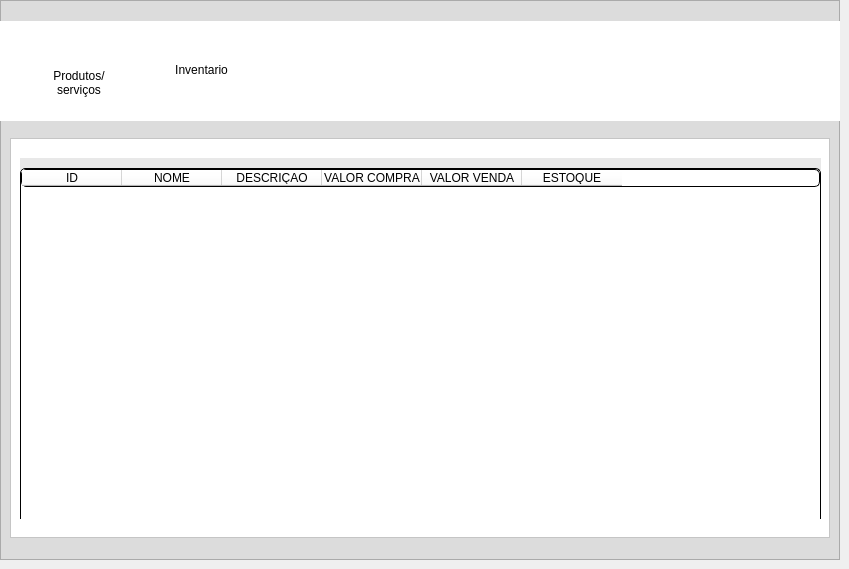
            <widget class="QWidget" name="produtos">
             <attribute name="title">
              <string>Produtos</string>
             </attribute>
             <widget class="QFrame" name="fr_primarioprodutos">
              <property name="geometry">
               <rect>
                <x>0</x>
                <y>0</y>
                <width>840</width>
                <height>560</height>
               </rect>
              </property>
              <property name="minimumSize">
               <size>
                <width>840</width>
                <height>560</height>
               </size>
              </property>
              <property name="maximumSize">
               <size>
                <width>16777215</width>
                <height>560</height>
               </size>
              </property>
              <property name="styleSheet">
               <string notr="true">background-color: rgb(220, 220, 220);</string>
              </property>
              <property name="frameShape">
               <enum>QFrame::StyledPanel</enum>
              </property>
              <property name="frameShadow">
               <enum>QFrame::Raised</enum>
              </property>
              <widget class="QFrame" name="men_interno_produtos">
               <property name="geometry">
                <rect>
                 <x>-1</x>
                 <y>21</y>
                 <width>841</width>
                 <height>100</height>
                </rect>
               </property>
               <property name="maximumSize">
                <size>
                 <width>16777215</width>
                 <height>100</height>
                </size>
               </property>
               <property name="styleSheet">
                <string notr="true">background-color: rgb(255, 255, 255);

border:noborder;</string>
               </property>
               <property name="frameShape">
                <enum>QFrame::StyledPanel</enum>
               </property>
               <property name="frameShadow">
                <enum>QFrame::Raised</enum>
               </property>
               <widget class="QPushButton" name="bt_inventario">
                <property name="enabled">
                 <bool>true</bool>
                </property>
                <property name="geometry">
                 <rect>
                  <x>140</x>
                  <y>-10</y>
                  <width>125</width>
                  <height>90</height>
                 </rect>
                </property>
                <property name="minimumSize">
                 <size>
                  <width>125</width>
                  <height>90</height>
                 </size>
                </property>
                <property name="maximumSize">
                 <size>
                  <width>125</width>
                  <height>90</height>
                 </size>
                </property>
                <property name="styleSheet">
                 <string notr="true">background-color: qradialgradient(spread:pad, cx:0.5, cy:0.5, radius:0.5, fx:0.5, fy:0.5, stop:0 rgba(0, 0, 0, 0));
border:noborder;</string>
                </property>
                <property name="text">
                 <string>

Inventario</string>
                </property>
                <property name="icon">
                 <iconset>
                  <normaloff>Telas/Repono/Produtos/Incones/icon_inventario.png</normaloff>Telas/Repono/Produtos/Incones/icon_inventario.png</iconset>
                </property>
                <property name="iconSize">
                 <size>
                  <width>35</width>
                  <height>35</height>
                 </size>
                </property>
               </widget>
               <widget class="QPushButton" name="bt_produtos">
                <property name="geometry">
                 <rect>
                  <x>30</x>
                  <y>0</y>
                  <width>100</width>
                  <height>95</height>
                 </rect>
                </property>
                <property name="minimumSize">
                 <size>
                  <width>100</width>
                  <height>95</height>
                 </size>
                </property>
                <property name="maximumSize">
                 <size>
                  <width>100</width>
                  <height>95</height>
                 </size>
                </property>
                <property name="styleSheet">
                 <string notr="true">background-color: qradialgradient(spread:pad, cx:0.5, cy:0.5, radius:0.5, fx:0.5, fy:0.5, stop:0 rgba(0, 0, 0, 0));
border:noborder;</string>
                </property>
                <property name="text">
                 <string>

Produtos/
serviços</string>
                </property>
                <property name="iconSize">
                 <size>
                  <width>35</width>
                  <height>35</height>
                 </size>
                </property>
               </widget>
               <widget class="QLabel" name="icon_produtos">
                <property name="geometry">
                 <rect>
                  <x>60</x>
                  <y>10</y>
                  <width>32</width>
                  <height>32</height>
                 </rect>
                </property>
                <property name="minimumSize">
                 <size>
                  <width>30</width>
                  <height>30</height>
                 </size>
                </property>
                <property name="maximumSize">
                 <size>
                  <width>44</width>
                  <height>44</height>
                 </size>
                </property>
                <property name="styleSheet">
                 <string notr="true">background-color: qradialgradient(spread:pad, cx:0.5, cy:0.5, radius:0.5, fx:0.5, fy:0.5, stop:0 rgba(0, 0, 0, 0));
border:noborder;</string>
                </property>
                <property name="text">
                 <string/>
                </property>
                <property name="pixmap">
                 <pixmap>Produtos/PNG/icon_produtos.png</pixmap>
                </property>
                <property name="scaledContents">
                 <bool>true</bool>
                </property>
               </widget>
               <widget class="QLabel" name="icon_inventario">
                <property name="geometry">
                 <rect>
                  <x>190</x>
                  <y>10</y>
                  <width>30</width>
                  <height>30</height>
                 </rect>
                </property>
                <property name="minimumSize">
                 <size>
                  <width>30</width>
                  <height>30</height>
                 </size>
                </property>
                <property name="maximumSize">
                 <size>
                  <width>44</width>
                  <height>44</height>
                 </size>
                </property>
                <property name="text">
                 <string/>
                </property>
                <property name="pixmap">
                 <pixmap>Produtos/PNG/icon_inventario.png</pixmap>
                </property>
                <property name="scaledContents">
                 <bool>true</bool>
                </property>
               </widget>
               <zorder>icon_inventario</zorder>
               <zorder>icon_produtos</zorder>
               <zorder>bt_inventario</zorder>
               <zorder>bt_produtos</zorder>
              </widget>
              <widget class="QFrame" name="fr_subtelas_produtos">
               <property name="geometry">
                <rect>
                 <x>10</x>
                 <y>138</y>
                 <width>820</width>
                 <height>400</height>
                </rect>
               </property>
               <property name="minimumSize">
                <size>
                 <width>820</width>
                 <height>400</height>
                </size>
               </property>
               <property name="maximumSize">
                <size>
                 <width>820</width>
                 <height>400</height>
                </size>
               </property>
               <property name="styleSheet">
                <string notr="true">background-color: rgb(255, 255, 255);</string>
               </property>
               <property name="frameShape">
                <enum>QFrame::StyledPanel</enum>
               </property>
               <property name="frameShadow">
                <enum>QFrame::Raised</enum>
               </property>
               <widget class="QFrame" name="fr_produtos">
                <property name="geometry">
                 <rect>
                  <x>10</x>
                  <y>20</y>
                  <width>801</width>
                  <height>361</height>
                 </rect>
                </property>
                <property name="styleSheet">
                 <string notr="true">background-color: rgb(232, 232, 232);</string>
                </property>
                <property name="frameShape">
                 <enum>QFrame::StyledPanel</enum>
                </property>
                <property name="frameShadow">
                 <enum>QFrame::Raised</enum>
                </property>
                <widget class="QPushButton" name="bt_cadas_pro">
                 <property name="geometry">
                  <rect>
                   <x>30</x>
                   <y>300</y>
                   <width>100</width>
                   <height>35</height>
                  </rect>
                 </property>
                 <property name="minimumSize">
                  <size>
                   <width>100</width>
                   <height>35</height>
                  </size>
                 </property>
                 <property name="maximumSize">
                  <size>
                   <width>100</width>
                   <height>30</height>
                  </size>
                 </property>
                 <property name="styleSheet">
                  <string notr="true">
QPushButton {
border-style: outset;
border-width: 2px;
border-radius: 15px;
border-color: black;
font: 87 12pt &quot;Segoe UI Black&quot;;
color: rgb(255, 255, 255);
	background-color: rgb(0, 0, 0);
}
QPushButton:pressed {
border-style: outset;
border-width: 2px;
border-radius: 15px;
border-color: white;
font: 87 12pt &quot;Segoe UI Black&quot;;
color: rgb(255, 255, 255);
background-color: rgb(0, 0, 0);


}

</string>
                 </property>
                 <property name="text">
                  <string>Cadastrar</string>
                 </property>
                </widget>
                <widget class="QPushButton" name="bt_consulta_pro">
                 <property name="geometry">
                  <rect>
                   <x>180</x>
                   <y>300</y>
                   <width>100</width>
                   <height>35</height>
                  </rect>
                 </property>
                 <property name="minimumSize">
                  <size>
                   <width>100</width>
                   <height>35</height>
                  </size>
                 </property>
                 <property name="maximumSize">
                  <size>
                   <width>100</width>
                   <height>30</height>
                  </size>
                 </property>
                 <property name="styleSheet">
                  <string notr="true">
QPushButton {
border-style: outset;
border-width: 2px;
border-radius: 15px;
border-color: black;
font: 87 12pt &quot;Segoe UI Black&quot;;
color: rgb(255, 255, 255);
	background-color: rgb(0, 0, 0);
}
QPushButton:pressed {
border-style: outset;
border-width: 2px;
border-radius: 15px;
border-color: white;
font: 87 12pt &quot;Segoe UI Black&quot;;
color: rgb(255, 255, 255);
background-color: rgb(0, 0, 0);


}

</string>
                 </property>
                 <property name="text">
                  <string>Consultar</string>
                 </property>
                </widget>
                <widget class="QPushButton" name="bt_remover_pro">
                 <property name="geometry">
                  <rect>
                   <x>330</x>
                   <y>300</y>
                   <width>100</width>
                   <height>35</height>
                  </rect>
                 </property>
                 <property name="minimumSize">
                  <size>
                   <width>100</width>
                   <height>35</height>
                  </size>
                 </property>
                 <property name="maximumSize">
                  <size>
                   <width>100</width>
                   <height>30</height>
                  </size>
                 </property>
                 <property name="styleSheet">
                  <string notr="true">
QPushButton {
border-style: outset;
border-width: 2px;
border-radius: 15px;
border-color: black;
font: 87 12pt &quot;Segoe UI Black&quot;;
color: rgb(255, 255, 255);
	background-color: rgb(0, 0, 0);
}
QPushButton:pressed {
border-style: outset;
border-width: 2px;
border-radius: 15px;
border-color: white;
font: 87 12pt &quot;Segoe UI Black&quot;;
color: rgb(255, 255, 255);
background-color: rgb(0, 0, 0);


}

</string>
                 </property>
                 <property name="text">
                  <string>Remover</string>
                 </property>
                </widget>
                <widget class="QLabel" name="label_produtos_pro">
                 <property name="geometry">
                  <rect>
                   <x>13</x>
                   <y>161</y>
                   <width>141</width>
                   <height>23</height>
                  </rect>
                 </property>
                 <property name="styleSheet">
                  <string notr="true">font: 81 8pt &quot;Rockwell Extra Bold&quot;;
font: 63 14pt &quot;Open Sans Semibold&quot;;
border:noborder;</string>
                 </property>
                 <property name="text">
                  <string>Produtos</string>
                 </property>
                 <property name="alignment">
                  <set>Qt::AlignCenter</set>
                 </property>
                </widget>
                <widget class="QLineEdit" name="ent_produto_pro">
                 <property name="geometry">
                  <rect>
                   <x>160</x>
                   <y>156</y>
                   <width>200</width>
                   <height>30</height>
                  </rect>
                 </property>
                 <property name="minimumSize">
                  <size>
                   <width>200</width>
                   <height>30</height>
                  </size>
                 </property>
                 <property name="maximumSize">
                  <size>
                   <width>400</width>
                   <height>16777215</height>
                  </size>
                 </property>
                 <property name="styleSheet">
                  <string notr="true">QLineEdit {
border-style: outset;
border-width: 2px;
border-radius: 15px;
border-color: black;
font: 87 12pt &quot;Segoe UI Black&quot;;
	color: rgb(0, 0, 0);
}</string>
                 </property>
                 <property name="alignment">
                  <set>Qt::AlignCenter</set>
                 </property>
                </widget>
                <widget class="QLabel" name="label_quantidade_pro">
                 <property name="geometry">
                  <rect>
                   <x>12</x>
                   <y>240</y>
                   <width>140</width>
                   <height>21</height>
                  </rect>
                 </property>
                 <property name="styleSheet">
                  <string notr="true">font: 81 8pt &quot;Rockwell Extra Bold&quot;;
font: 63 14pt &quot;Open Sans Semibold&quot;;
border:noborder;</string>
                 </property>
                 <property name="text">
                  <string>Quantidade</string>
                 </property>
                 <property name="alignment">
                  <set>Qt::AlignCenter</set>
                 </property>
                </widget>
                <widget class="QLabel" name="label_vlcompra_pro">
                 <property name="geometry">
                  <rect>
                   <x>360</x>
                   <y>80</y>
                   <width>231</width>
                   <height>21</height>
                  </rect>
                 </property>
                 <property name="styleSheet">
                  <string notr="true">font: 81 8pt &quot;Rockwell Extra Bold&quot;;
font: 63 14pt &quot;Open Sans Semibold&quot;;
border:noborder;</string>
                 </property>
                 <property name="text">
                  <string>Valor Da Compra </string>
                 </property>
                 <property name="scaledContents">
                  <bool>false</bool>
                 </property>
                 <property name="alignment">
                  <set>Qt::AlignCenter</set>
                 </property>
                 <property name="indent">
                  <number>-1</number>
                 </property>
                </widget>
                <widget class="QLabel" name="label_vlvenda_pro">
                 <property name="geometry">
                  <rect>
                   <x>368</x>
                   <y>160</y>
                   <width>210</width>
                   <height>21</height>
                  </rect>
                 </property>
                 <property name="font">
                  <font>
                   <family>Open Sans Semibold</family>
                   <pointsize>14</pointsize>
                   <weight>7</weight>
                   <italic>false</italic>
                   <bold>false</bold>
                  </font>
                 </property>
                 <property name="styleSheet">
                  <string notr="true">font: 81 8pt &quot;Rockwell Extra Bold&quot;;
font: 63 14pt &quot;Open Sans Semibold&quot;;
border:noborder;</string>
                 </property>
                 <property name="text">
                  <string>Valor Da Venda</string>
                 </property>
                 <property name="alignment">
                  <set>Qt::AlignCenter</set>
                 </property>
                </widget>
                <widget class="QLabel" name="label_nacimento_pro">
                 <property name="geometry">
                  <rect>
                   <x>360</x>
                   <y>230</y>
                   <width>231</width>
                   <height>41</height>
                  </rect>
                 </property>
                 <property name="styleSheet">
                  <string notr="true">font: 81 8pt &quot;Rockwell Extra Bold&quot;;
font: 63 14pt &quot;Open Sans Semibold&quot;;
border:noborder;</string>
                 </property>
                 <property name="text">
                  <string>Categoria</string>
                 </property>
                 <property name="alignment">
                  <set>Qt::AlignCenter</set>
                 </property>
                </widget>
                <widget class="QLineEdit" name="ent_quantidade_pro">
                 <property name="geometry">
                  <rect>
                   <x>160</x>
                   <y>236</y>
                   <width>200</width>
                   <height>30</height>
                  </rect>
                 </property>
                 <property name="minimumSize">
                  <size>
                   <width>200</width>
                   <height>30</height>
                  </size>
                 </property>
                 <property name="maximumSize">
                  <size>
                   <width>400</width>
                   <height>16777215</height>
                  </size>
                 </property>
                 <property name="styleSheet">
                  <string notr="true">QLineEdit {
border-style: outset;
border-width: 2px;
border-radius: 15px;
border-color: black;
font: 87 12pt &quot;Segoe UI Black&quot;;
	color: rgb(0, 0, 0);
}</string>
                 </property>
                 <property name="alignment">
                  <set>Qt::AlignCenter</set>
                 </property>
                </widget>
                <widget class="QLineEdit" name="ent_vlcompra_pro">
                 <property name="geometry">
                  <rect>
                   <x>580</x>
                   <y>76</y>
                   <width>200</width>
                   <height>30</height>
                  </rect>
                 </property>
                 <property name="minimumSize">
                  <size>
                   <width>200</width>
                   <height>30</height>
                  </size>
                 </property>
                 <property name="maximumSize">
                  <size>
                   <width>400</width>
                   <height>16777215</height>
                  </size>
                 </property>
                 <property name="styleSheet">
                  <string notr="true">QLineEdit {
border-style: outset;
border-width: 2px;
border-radius: 15px;
border-color: black;
font: 87 12pt &quot;Segoe UI Black&quot;;
	color: rgb(0, 0, 0);
}</string>
                 </property>
                 <property name="alignment">
                  <set>Qt::AlignCenter</set>
                 </property>
                </widget>
                <widget class="QLineEdit" name="ent_vlvenda_pro">
                 <property name="geometry">
                  <rect>
                   <x>580</x>
                   <y>156</y>
                   <width>200</width>
                   <height>30</height>
                  </rect>
                 </property>
                 <property name="minimumSize">
                  <size>
                   <width>200</width>
                   <height>30</height>
                  </size>
                 </property>
                 <property name="maximumSize">
                  <size>
                   <width>400</width>
                   <height>16777215</height>
                  </size>
                 </property>
                 <property name="styleSheet">
                  <string notr="true">QLineEdit {
border-style: outset;
border-width: 2px;
border-radius: 15px;
border-color: black;
font: 87 12pt &quot;Segoe UI Black&quot;;
	color: rgb(0, 0, 0);
}</string>
                 </property>
                 <property name="alignment">
                  <set>Qt::AlignCenter</set>
                 </property>
                </widget>
                <widget class="QLineEdit" name="ent_categoria_pro">
                 <property name="geometry">
                  <rect>
                   <x>580</x>
                   <y>236</y>
                   <width>200</width>
                   <height>30</height>
                  </rect>
                 </property>
                 <property name="minimumSize">
                  <size>
                   <width>200</width>
                   <height>30</height>
                  </size>
                 </property>
                 <property name="maximumSize">
                  <size>
                   <width>400</width>
                   <height>16777215</height>
                  </size>
                 </property>
                 <property name="styleSheet">
                  <string notr="true">QLineEdit {
border-style: outset;
border-width: 2px;
border-radius: 15px;
border-color: black;
font: 87 12pt &quot;Segoe UI Black&quot;;
	color: rgb(0, 0, 0);
}</string>
                 </property>
                 <property name="alignment">
                  <set>Qt::AlignCenter</set>
                 </property>
                </widget>
                <widget class="QLabel" name="label_id_pro">
                 <property name="geometry">
                  <rect>
                   <x>30</x>
                   <y>80</y>
                   <width>101</width>
                   <height>21</height>
                  </rect>
                 </property>
                 <property name="styleSheet">
                  <string notr="true">font: 81 8pt &quot;Rockwell Extra Bold&quot;;
font: 63 14pt &quot;Open Sans Semibold&quot;;
border:noborder;</string>
                 </property>
                 <property name="text">
                  <string>Id</string>
                 </property>
                 <property name="alignment">
                  <set>Qt::AlignCenter</set>
                 </property>
                </widget>
                <widget class="QLineEdit" name="ent_id_pro">
                 <property name="geometry">
                  <rect>
                   <x>160</x>
                   <y>76</y>
                   <width>200</width>
                   <height>30</height>
                  </rect>
                 </property>
                 <property name="minimumSize">
                  <size>
                   <width>200</width>
                   <height>30</height>
                  </size>
                 </property>
                 <property name="maximumSize">
                  <size>
                   <width>400</width>
                   <height>16777215</height>
                  </size>
                 </property>
                 <property name="styleSheet">
                  <string notr="true">QLineEdit {
border-style: outset;
border-width: 2px;
border-radius: 15px;
border-color: black;
font: 87 12pt &quot;Segoe UI Black&quot;;
	color: rgb(0, 0, 0);
}</string>
                 </property>
                 <property name="alignment">
                  <set>Qt::AlignCenter</set>
                 </property>
                </widget>
                <widget class="QPushButton" name="bt_atualizar_pro">
                 <property name="geometry">
                  <rect>
                   <x>470</x>
                   <y>300</y>
                   <width>100</width>
                   <height>35</height>
                  </rect>
                 </property>
                 <property name="minimumSize">
                  <size>
                   <width>100</width>
                   <height>35</height>
                  </size>
                 </property>
                 <property name="maximumSize">
                  <size>
                   <width>100</width>
                   <height>30</height>
                  </size>
                 </property>
                 <property name="styleSheet">
                  <string notr="true">
QPushButton {
border-style: outset;
border-width: 2px;
border-radius: 15px;
border-color: black;
font: 87 12pt &quot;Segoe UI Black&quot;;
color: rgb(255, 255, 255);
	background-color: rgb(0, 0, 0);
}
QPushButton:pressed {
border-style: outset;
border-width: 2px;
border-radius: 15px;
border-color: white;
font: 87 12pt &quot;Segoe UI Black&quot;;
color: rgb(255, 255, 255);
background-color: rgb(0, 0, 0);


}

</string>
                 </property>
                 <property name="text">
                  <string>Atualizar</string>
                 </property>
                </widget>
                <widget class="QPushButton" name="bt_limpar_pro">
                 <property name="geometry">
                  <rect>
                   <x>620</x>
                   <y>300</y>
                   <width>150</width>
                   <height>35</height>
                  </rect>
                 </property>
                 <property name="minimumSize">
                  <size>
                   <width>100</width>
                   <height>35</height>
                  </size>
                 </property>
                 <property name="maximumSize">
                  <size>
                   <width>1000</width>
                   <height>30</height>
                  </size>
                 </property>
                 <property name="styleSheet">
                  <string notr="true">
QPushButton {
border-style: outset;
border-width: 2px;
border-radius: 15px;
border-color: black;
font: 87 12pt &quot;Segoe UI Black&quot;;
color: rgb(255, 255, 255);
	background-color: rgb(0, 0, 0);
}
QPushButton:pressed {
border-style: outset;
border-width: 2px;
border-radius: 15px;
border-color: white;
font: 87 12pt &quot;Segoe UI Black&quot;;
color: rgb(255, 255, 255);
background-color: rgb(0, 0, 0);


}

</string>
                 </property>
                 <property name="text">
                  <string>Limpa Campos</string>
                 </property>
                </widget>
               </widget>
               <widget class="QWidget" name="fr_inventario" native="true">
                <property name="geometry">
                 <rect>
                  <x>10</x>
                  <y>20</y>
                  <width>801</width>
                  <height>361</height>
                 </rect>
                </property>
                <property name="styleSheet">
                 <string notr="true">background-color: rgb(232, 232, 232);</string>
                </property>
                <widget class="QTableWidget" name="tab_inventario">
                 <property name="geometry">
                  <rect>
                   <x>0</x>
                   <y>10</y>
                   <width>801</width>
                   <height>361</height>
                  </rect>
                 </property>
                 <property name="styleSheet">
                  <string notr="true">background-color: rgb(255, 255, 255);
font: 12px &quot;Arial&quot;;
border-style: outset;
border-width: 1px;
border-radius: 5px;
border-color: black;</string>
                 </property>
                 <column>
                  <property name="text">
                   <string>ID</string>
                  </property>
                 </column>
                 <column>
                  <property name="text">
                   <string>NOME</string>
                  </property>
                 </column>
                 <column>
                  <property name="text">
                   <string>DESCRIÇÃO</string>
                  </property>
                 </column>
                 <column>
                  <property name="text">
                   <string>VALOR COMPRA</string>
                  </property>
                 </column>
                 <column>
                  <property name="text">
                   <string>VALOR VENDA</string>
                  </property>
                 </column>
                 <column>
                  <property name="text">
                   <string>ESTOQUE</string>
                  </property>
                 </column>
                </widget>
               </widget>
              </widget>
             </widget>
            </widget>
